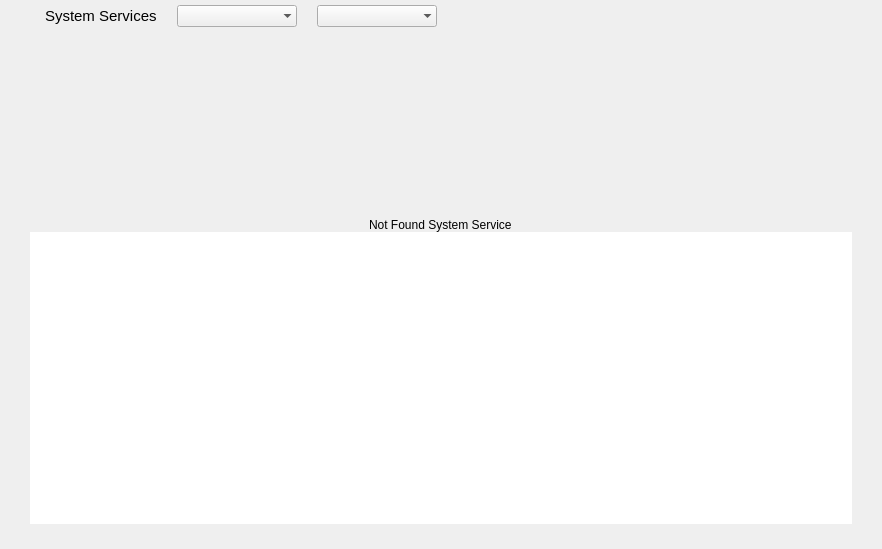
<?xml version="1.0" encoding="UTF-8"?>
<ui version="4.0">
 <class>ServicesPage</class>
 <widget class="QWidget" name="ServicesPage">
  <property name="geometry">
   <rect>
    <x>0</x>
    <y>0</y>
    <width>882</width>
    <height>549</height>
   </rect>
  </property>
  <property name="windowTitle">
   <string>Services</string>
  </property>
  <layout class="QGridLayout" name="gridLayout">
   <property name="leftMargin">
    <number>30</number>
   </property>
   <property name="topMargin">
    <number>0</number>
   </property>
   <property name="rightMargin">
    <number>30</number>
   </property>
   <property name="bottomMargin">
    <number>25</number>
   </property>
   <property name="spacing">
    <number>0</number>
   </property>
   <item row="0" column="0">
    <layout class="QHBoxLayout" name="titlesLayout">
     <property name="spacing">
      <number>20</number>
     </property>
     <property name="leftMargin">
      <number>15</number>
     </property>
     <property name="topMargin">
      <number>5</number>
     </property>
     <property name="rightMargin">
      <number>45</number>
     </property>
     <property name="bottomMargin">
      <number>5</number>
     </property>
     <item alignment="Qt::AlignLeft|Qt::AlignVCenter">
      <widget class="QLabel" name="lblServicesTitle">
       <property name="font">
        <font>
         <family>Ubuntu</family>
         <pointsize>11</pointsize>
        </font>
       </property>
       <property name="styleSheet">
        <string notr="true"/>
       </property>
       <property name="text">
        <string notr="true">System Services</string>
       </property>
      </widget>
     </item>
     <item>
      <widget class="QComboBox" name="cmbStartupStatus">
       <property name="minimumSize">
        <size>
         <width>120</width>
         <height>0</height>
        </size>
       </property>
       <property name="sizeAdjustPolicy">
        <enum>QComboBox::AdjustToMinimumContentsLengthWithIcon</enum>
       </property>
       <property name="frame">
        <bool>false</bool>
       </property>
      </widget>
     </item>
     <item>
      <widget class="QComboBox" name="cmbRunningStatus">
       <property name="minimumSize">
        <size>
         <width>120</width>
         <height>0</height>
        </size>
       </property>
       <property name="sizeAdjustPolicy">
        <enum>QComboBox::AdjustToMinimumContentsLengthWithIcon</enum>
       </property>
       <property name="frame">
        <bool>false</bool>
       </property>
      </widget>
     </item>
     <item>
      <spacer name="horizontalSpacer">
       <property name="orientation">
        <enum>Qt::Horizontal</enum>
       </property>
       <property name="sizeHint" stdset="0">
        <size>
         <width>40</width>
         <height>20</height>
        </size>
       </property>
      </spacer>
     </item>
     <item alignment="Qt::AlignLeft">
      <widget class="QLabel" name="lblServiceStartupImg">
       <property name="sizePolicy">
        <sizepolicy hsizetype="Fixed" vsizetype="Fixed">
         <horstretch>0</horstretch>
         <verstretch>0</verstretch>
        </sizepolicy>
       </property>
       <property name="minimumSize">
        <size>
         <width>20</width>
         <height>20</height>
        </size>
       </property>
       <property name="maximumSize">
        <size>
         <width>80</width>
         <height>16777215</height>
        </size>
       </property>
       <property name="font">
        <font>
         <family>Ubuntu</family>
         <pointsize>10</pointsize>
        </font>
       </property>
       <property name="toolTip">
        <string>Startup at boot ?</string>
       </property>
       <property name="styleSheet">
        <string notr="true"/>
       </property>
       <property name="text">
        <string/>
       </property>
      </widget>
     </item>
     <item>
      <spacer name="horizontalSpacer_2">
       <property name="orientation">
        <enum>Qt::Horizontal</enum>
       </property>
       <property name="sizeType">
        <enum>QSizePolicy::Fixed</enum>
       </property>
       <property name="sizeHint" stdset="0">
        <size>
         <width>40</width>
         <height>20</height>
        </size>
       </property>
      </spacer>
     </item>
     <item alignment="Qt::AlignRight">
      <widget class="QLabel" name="lblSystemRunningImg">
       <property name="sizePolicy">
        <sizepolicy hsizetype="Fixed" vsizetype="Fixed">
         <horstretch>0</horstretch>
         <verstretch>0</verstretch>
        </sizepolicy>
       </property>
       <property name="minimumSize">
        <size>
         <width>20</width>
         <height>20</height>
        </size>
       </property>
       <property name="maximumSize">
        <size>
         <width>100</width>
         <height>16777215</height>
        </size>
       </property>
       <property name="font">
        <font>
         <family>Ubuntu</family>
         <pointsize>10</pointsize>
        </font>
       </property>
       <property name="toolTip">
        <string>Running Now ?</string>
       </property>
       <property name="styleSheet">
        <string notr="true"/>
       </property>
       <property name="text">
        <string/>
       </property>
      </widget>
     </item>
    </layout>
   </item>
   <item row="1" column="0" alignment="Qt::AlignVCenter">
    <widget class="QWidget" name="notFoundWidget" native="true">
     <property name="sizePolicy">
      <sizepolicy hsizetype="Preferred" vsizetype="Expanding">
       <horstretch>0</horstretch>
       <verstretch>0</verstretch>
      </sizepolicy>
     </property>
     <property name="minimumSize">
      <size>
       <width>0</width>
       <height>200</height>
      </size>
     </property>
     <property name="maximumSize">
      <size>
       <width>16777215</width>
       <height>9999999</height>
      </size>
     </property>
     <property name="styleSheet">
      <string notr="true"/>
     </property>
     <layout class="QVBoxLayout" name="notFoundLayout">
      <property name="spacing">
       <number>0</number>
      </property>
      <property name="leftMargin">
       <number>0</number>
      </property>
      <property name="topMargin">
       <number>0</number>
      </property>
      <property name="rightMargin">
       <number>0</number>
      </property>
      <property name="bottomMargin">
       <number>0</number>
      </property>
      <item alignment="Qt::AlignHCenter|Qt::AlignBottom">
       <widget class="QLabel" name="lblNotFound">
        <property name="text">
         <string>Not Found System Service</string>
        </property>
       </widget>
      </item>
     </layout>
    </widget>
   </item>
   <item row="2" column="0">
    <widget class="QListWidget" name="listWidgetServices">
     <property name="focusPolicy">
      <enum>Qt::NoFocus</enum>
     </property>
     <property name="frameShape">
      <enum>QFrame::NoFrame</enum>
     </property>
     <property name="horizontalScrollBarPolicy">
      <enum>Qt::ScrollBarAlwaysOff</enum>
     </property>
     <property name="editTriggers">
      <set>QAbstractItemView::NoEditTriggers</set>
     </property>
     <property name="selectionMode">
      <enum>QAbstractItemView::NoSelection</enum>
     </property>
     <property name="selectionBehavior">
      <enum>QAbstractItemView::SelectRows</enum>
     </property>
     <property name="resizeMode">
      <enum>QListView::Adjust</enum>
     </property>
     <property name="layoutMode">
      <enum>QListView::Batched</enum>
     </property>
     <property name="spacing">
      <number>4</number>
     </property>
     <property name="uniformItemSizes">
      <bool>true</bool>
     </property>
    </widget>
   </item>
  </layout>
 </widget>
 <resources/>
 <connections/>
</ui>
